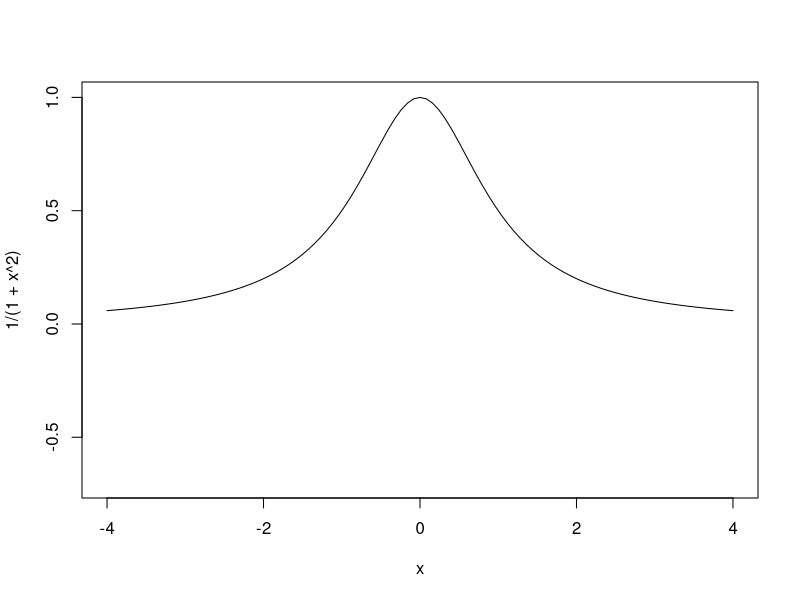
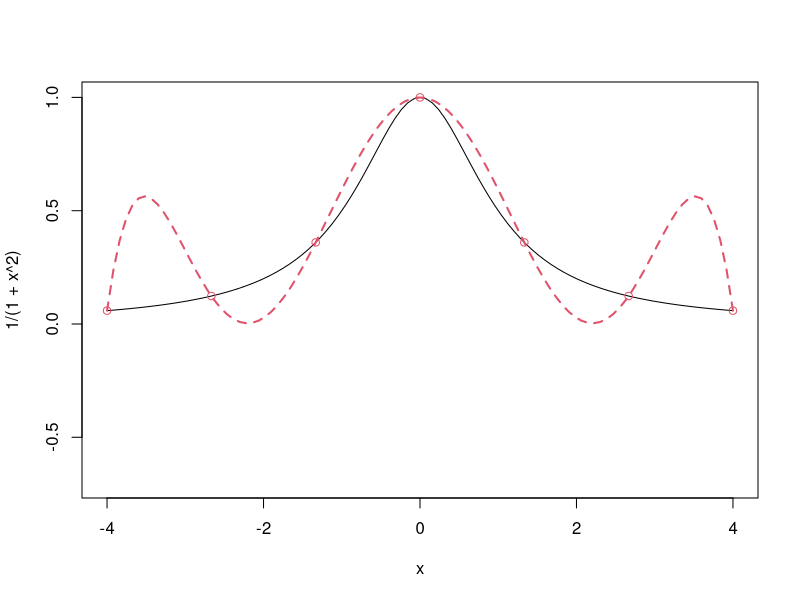
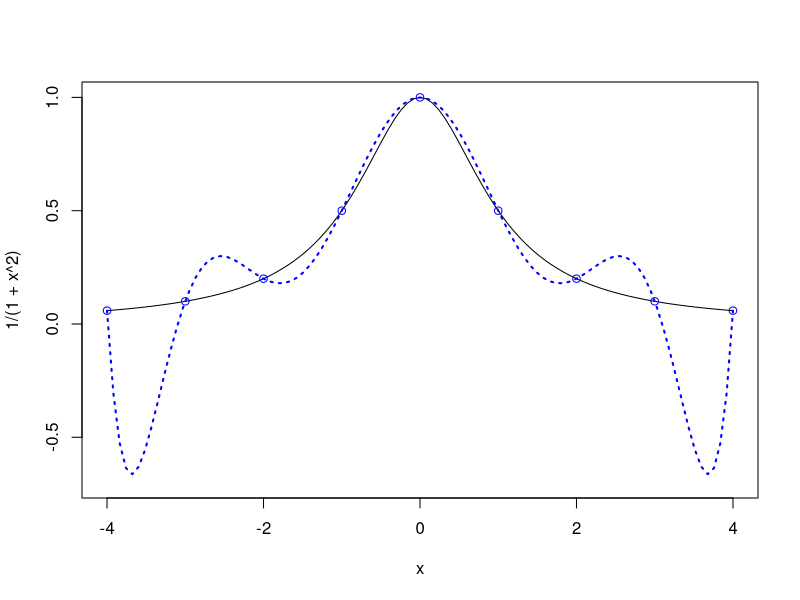
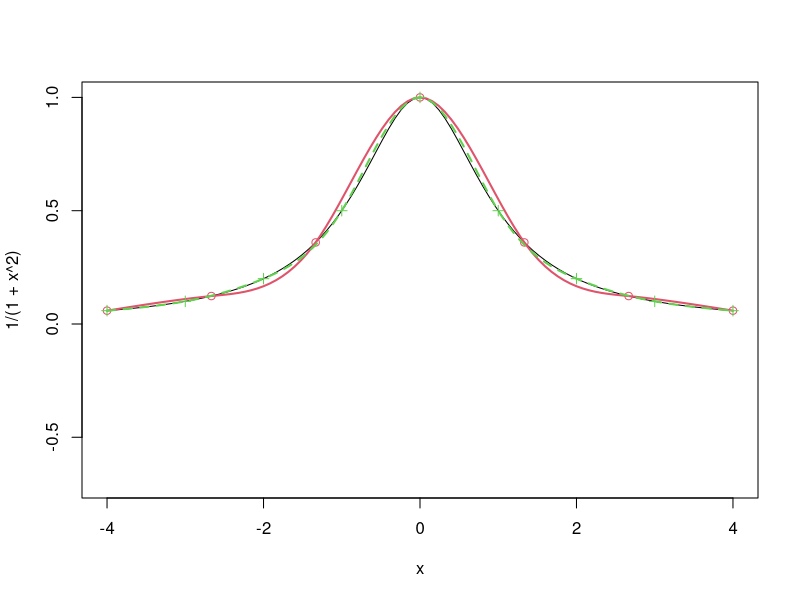
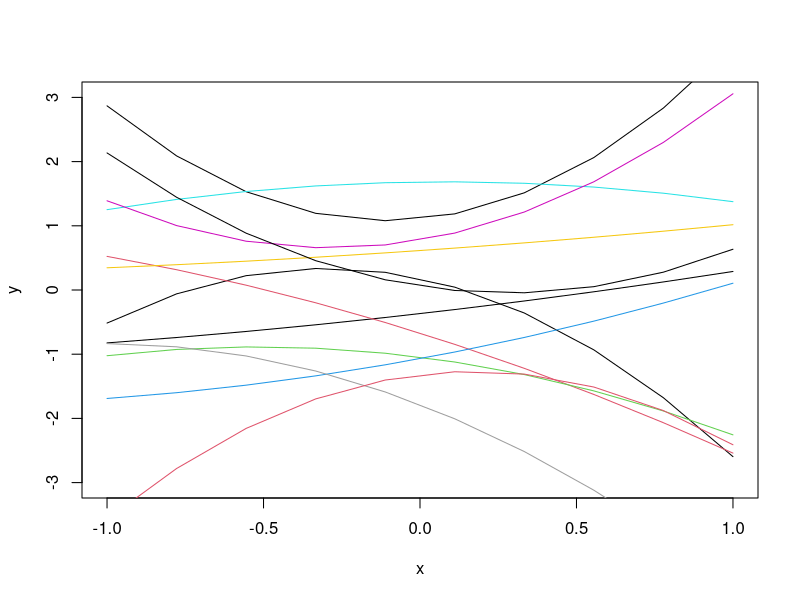
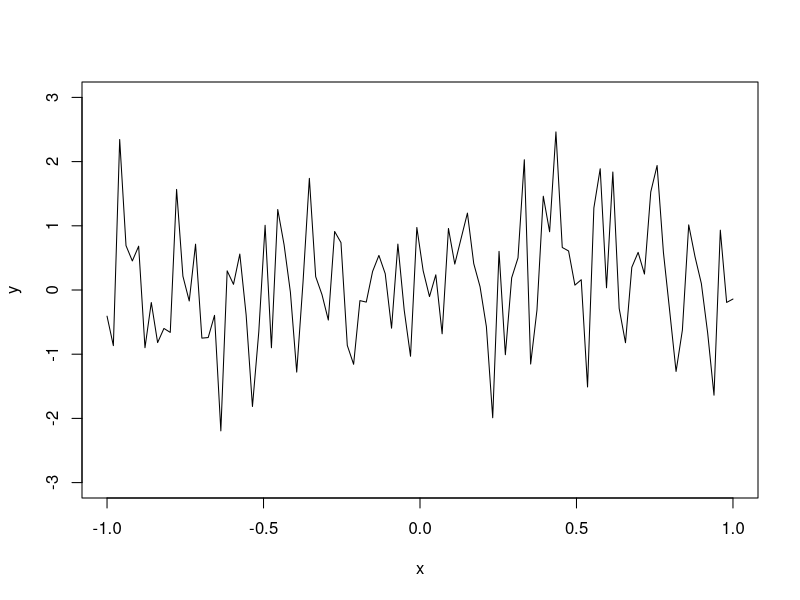
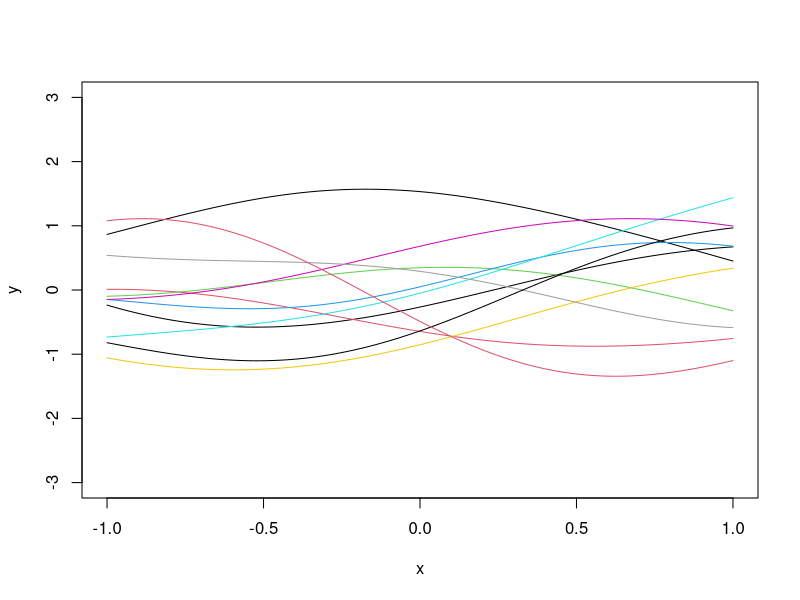
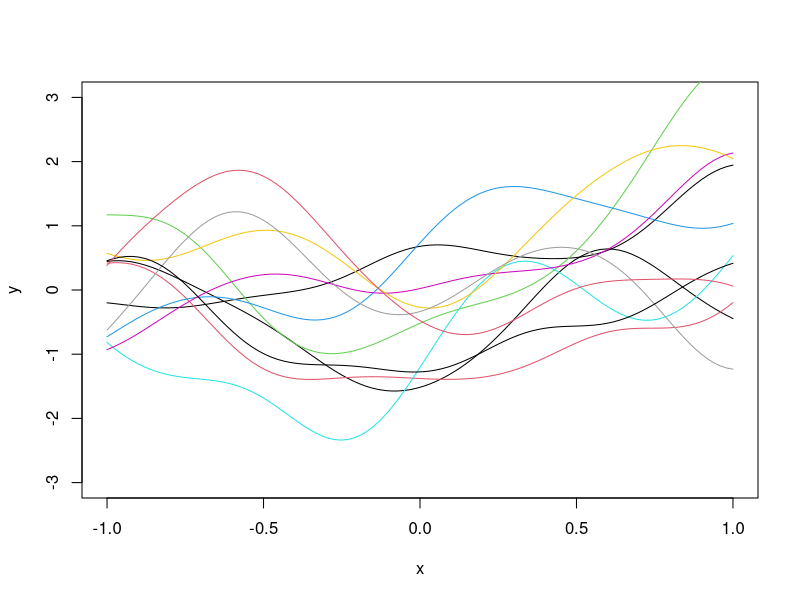

Source code (R) for these figures, in order:
## ---- chunk 1
curve(1/(1+x^2), from=-4, to=4, ylim=c(-.7,1))
## ---- chunk 2
curve(1/(1+x^2), from=-4, to=4, ylim=c(-.7,1))
x=seq(-4,4,length=7)
y=1/(1+x^2)
X=as.matrix(cbind(1,x,x^2,x^3,x^4,x^5,x^6))
a=solve(X,y)
u=seq(-4,4,length=100)
yhat=u
for(i in 1:100)
  yhat[i]=sum(c(1,u[i],u[i]^2,u[i]^3,u[i]^4,u[i]^5,u[i]^6)*a)
lines(u,yhat, col=2, lty=2, lwd = 2)
points(x,y,col=2)
## ---- chunk 3
curve(1/(1+x^2), from=-4, to=4, ylim=c(-.7,1))
x=seq(-4,4,length=9)
y=1/(1+x^2)
X=as.matrix(cbind(1,x,x^2,x^3,x^4,x^5,x^6,x^7,x^8))
a=solve(X,y)
u=seq(-4,4,length=100)
yhat=u
for(i in 1:100)
  yhat[i]=sum(c(1,u[i],u[i]^2,u[i]^3,u[i]^4,u[i]^5,u[i]^6, u[i]^7,u[i]^8)*a)
lines(u,yhat, col='blue', lty=3, lwd = 2)
points(x,y,col="blue")
## ---- chunk 4
curve(1/(1+x^2), from=-4, to=4, ylim=c(-.7,1))

# Splines with 7 points

x=seq(-4,4,length=7)
y=1/(1+x^2)
points(x,y,col=2)
a=splinefun(x,y,method="natural")
curve(a,add=T,col=2, lwd = 2)

# Splines with 9 points

x=seq(-4,4,length=9)
y=1/(1+x^2)
points(x,y, pch=3,col=3)
a=splinefun(x,y,method="natural")
curve(a,add=T,col=3, lty=2, lwd = 2)
## ---- chunk 5
x=seq(-1,1,length=10)
b=rnorm(3)
y=b[1]+b[2]*x+b[3]*x^2
plot(x,y,"l", ylim=c(-3,3))
b=rnorm(3)
y=b[1]+b[2]*x+b[3]*x^2
lines(x,y,"l")
for(i in 1:10)
{b=rnorm(3)
y=b[1]+b[2]*x+b[3]*x^2
lines(x,y,"l",col=i)}
## ---- chunk 6
N=100
x=seq(-1,1,length=N)
y=rnorm(N)
plot(x,y,"l", ylim=c(-3,3))
## ---- chunk 7
E=as.matrix(dist(x, diag=T, ,upper=T))

# Correlation matrix R
R=exp(-0.5*E^2)
eig=eigen(R)
R.sqrt=eig$vec%*%diag(sqrt(eig$val+10^(-10)))%*%t(eig$vec)
z=rnorm(N)
y=R.sqrt%*%z
plot(x,y,"l", ylim=c(-3,3))
for(i in 1:10)
  lines(x,R.sqrt%*%rnorm(N),col=i)
## ---- chunk 8
E=as.matrix(dist(x, diag=T, ,upper=T))

# Correlation matrix R
R=exp(-5*E^2)
eig=eigen(R)
R.sqrt=eig$vec%*%diag(sqrt(eig$val+10^(-10)))%*%t(eig$vec)
z=rnorm(N)
y=R.sqrt%*%z
plot(x,y,"l", ylim=c(-3,3))
for(i in 1:10)
  lines(x,R.sqrt%*%rnorm(N),col=i)
## ---- chunk 9
# Computer model
f=function(x)
  sin(30*(x-.9)^4)*cos(2*(x-.9))+(x-.9)/2

n=10
D=seq(0,1,length=n)
y=f(D)
curve(f(x),from=0,to=1, ylim = c(-0.75, 0.55))
points(D,y,pch=4,cex=2)
E=as.matrix(dist(D, diag=T, upper=T))
theta=100
R=exp(-theta*E^2)
mu=0
I=diag(n)
Rinv=solve(R+10^(-10)*I)
coef=Rinv%*%(y-mu)

basis=function(h)
  exp(-theta*h^2)
r=function(x)
{
  vec=basis(x-D)
  return(vec)
}

fhat=function(x)
  mu+t(r(x))%*%coef

sigma2=drop(1/n*t(y-mu)%*%Rinv%*%(y-mu))
f.var=function(x)
  sigma2*(1-t(r(x))%*%Rinv%*%r(x))

N=1000
u=seq(0,1,length=N)
y.pred=y.low=y.high=numeric(N)
for(i in 1:N)
{
  y.pred[i]=fhat(u[i])
  SD=sqrt(f.var(u[i]))
  y.low[i]=y.pred[i]-2*SD
  y.high[i]=y.pred[i]+2*SD
}

lines(u,y.pred,col=3,lwd=2)
lines(u,y.low,lty=2,col=2,lwd=2)
lines(u,y.high,lty=2,col=2,lwd=2)
test=u
## ---- chunk 10
# RMSE
sqrt(mean((apply(cbind(test),1,fhat)-f(test))^2))
## ---- chunk 11
curve(f(x),from=0,to=1, ylim = c(-0.75, 0.55))
points(D,y,pch=4,cex=2)
E=as.matrix(dist(D, diag=T, upper=T))
theta=100
R=exp(-theta*E^2)
mu=100
I=diag(n)
Rinv=solve(R+10^(-10)*I)
coef=Rinv%*%(y-mu)

basis=function(h)
  exp(-theta*h^2)
r=function(x)
{
  vec=basis(x-D)
  return(vec)
}

fhat=function(x)
  mu+t(r(x))%*%coef

sigma2=drop(1/n*t(y-mu)%*%Rinv%*%(y-mu))
f.var=function(x)
  sigma2*(1-t(r(x))%*%Rinv%*%r(x))

N=1000
u=seq(0,1,length=N)
y.pred=y.low=y.high=numeric(N)
for(i in 1:N)
{
  y.pred[i]=fhat(u[i])
  SD=sqrt(f.var(u[i]))
  y.low[i]=y.pred[i]-2*SD
  y.high[i]=y.pred[i]+2*SD
}

lines(u,y.pred,col=3,lwd=2)
lines(u,y.low,lty=2,col=2,lwd=2)
lines(u,y.high,lty=2,col=2,lwd=2)
## ---- chunk 12
# RMSE
sqrt(mean((apply(cbind(test),1,fhat)-f(test))^2))
## ---- chunk 13
one=rep(1,n)
mu=drop(t(one)%*%Rinv%*%y/(t(one)%*%Rinv%*%one))
## ---- chunk 14
mu
## ---- chunk 15
coef=Rinv%*%(y-mu)
sigma2=drop(1/n*t(y-mu)%*%Rinv%*%(y-mu))
f.var=function(x)
{ 
  fac=1/(one%*%Rinv%*%one)
  val=sigma2*(1-t(r(x))%*%Rinv%*%r(x)+fac*(1-t(r(x))%*%Rinv%*%one)^2)
  return(val)
}

for(i in 1:N)
{
  y.pred[i]=fhat(u[i])
  SD=sqrt(f.var(u[i]))
  y.low[i]=y.pred[i]-2*SD
  y.high[i]=y.pred[i]+2*SD
}
curve(f(x),from=0,to=1, ylim= c(-0.75, 0.55))
points(D,y)
lines(u,y.pred,col=3,lwd=2)
lines(u,y.low,lty=2,col=2,lwd=2)
lines(u,y.high,lty=2,col=2,lwd=2)
## ---- chunk 16
# RMSE
sqrt(mean((apply(cbind(test),1,fhat)-f(test))^2))
## ---- chunk 17
theta=1000
R=exp(-theta*E^2)
one=rep(1,n)
mu=drop(t(one)%*%Rinv%*%y/(t(one)%*%Rinv%*%one))
I=diag(n)
Rinv=solve(R+10^(-10)*I)
coef=Rinv%*%(y-mu)
sigma2=drop(1/n*t(y-mu)%*%Rinv%*%(y-mu))

for(i in 1:N)
{
  y.pred[i]=fhat(u[i])
  SD=sqrt(f.var(u[i]))
  y.low[i]=y.pred[i]-2*SD
  y.high[i]=y.pred[i]+2*SD
}
curve(f(x),from=0,to=1, ylim= c(-0.75, 0.55))
points(D,y)
lines(u,y.pred,col=3,lwd=2)
lines(u,y.low,lty=2,col=2,lwd=2)
lines(u,y.high,lty=2,col=2,lwd=2)
## ---- chunk 18
# RMSE
sqrt(mean((apply(cbind(test),1,fhat)-f(test))^2))
## ---- chunk 19
theta=1
R=exp(-theta*E^2)
one=rep(1,n)
mu=drop(t(one)%*%Rinv%*%y/(t(one)%*%Rinv%*%one))
I=diag(n)
Rinv=solve(R+10^(-7)*I)
coef=Rinv%*%(y-mu)
sigma2=drop(1/n*t(y-mu)%*%Rinv%*%(y-mu))

for(i in 1:N)
{
  y.pred[i]=fhat(u[i])
  SD=sqrt(f.var(u[i]))
  y.low[i]=y.pred[i]-2*SD
  y.high[i]=y.pred[i]+2*SD
}
curve(f(x),from=0,to=1, ylim= c(-0.75, 0.55))
points(D,y)
lines(u,y.pred,col=3,lwd=2)
lines(u,y.low,lty=2,col=2,lwd=2)
lines(u,y.high,lty=2,col=2,lwd=2)
## ---- chunk 20
# RMSE
sqrt(mean((apply(cbind(test),1,fhat)-f(test))^2))
